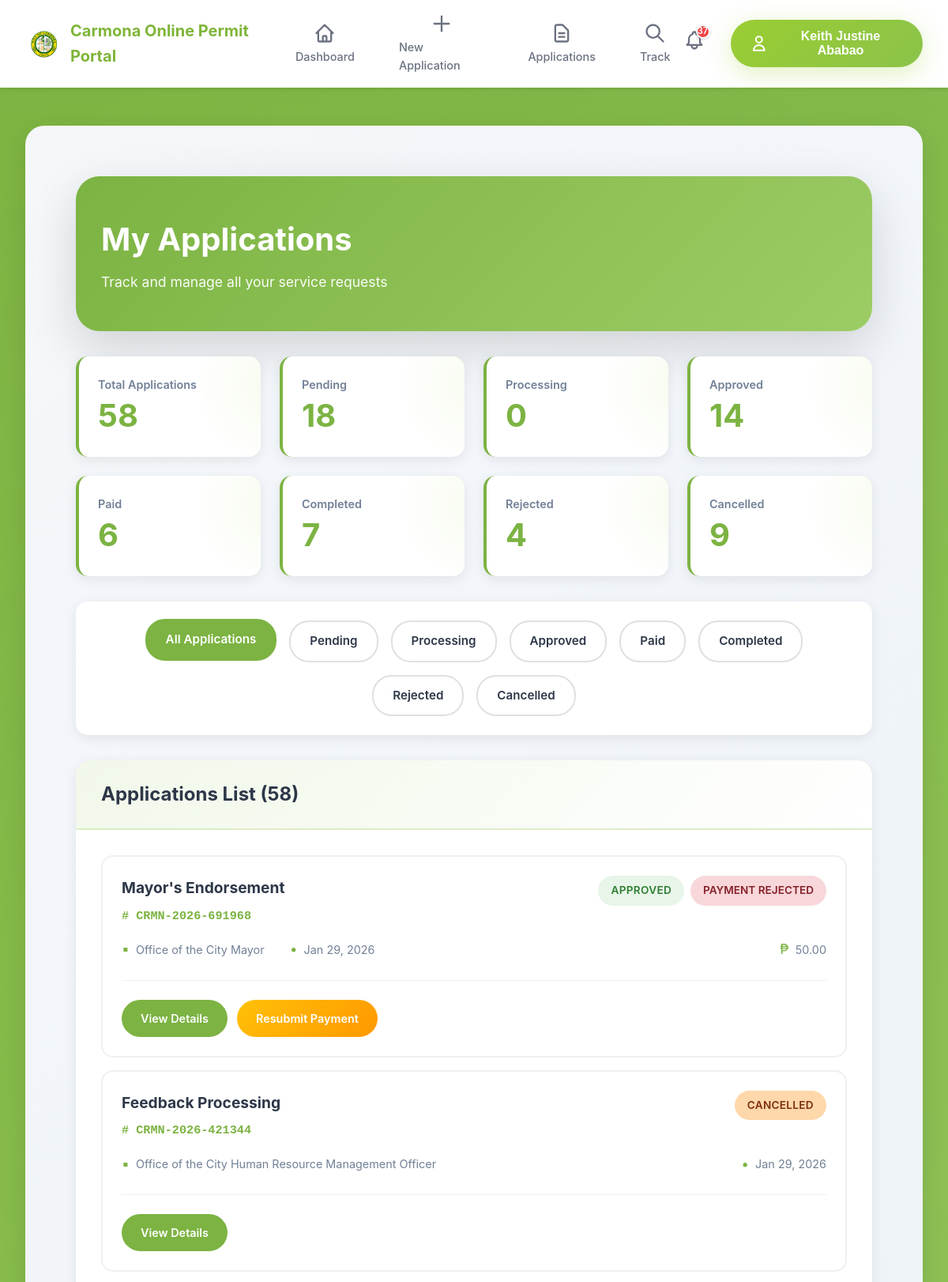
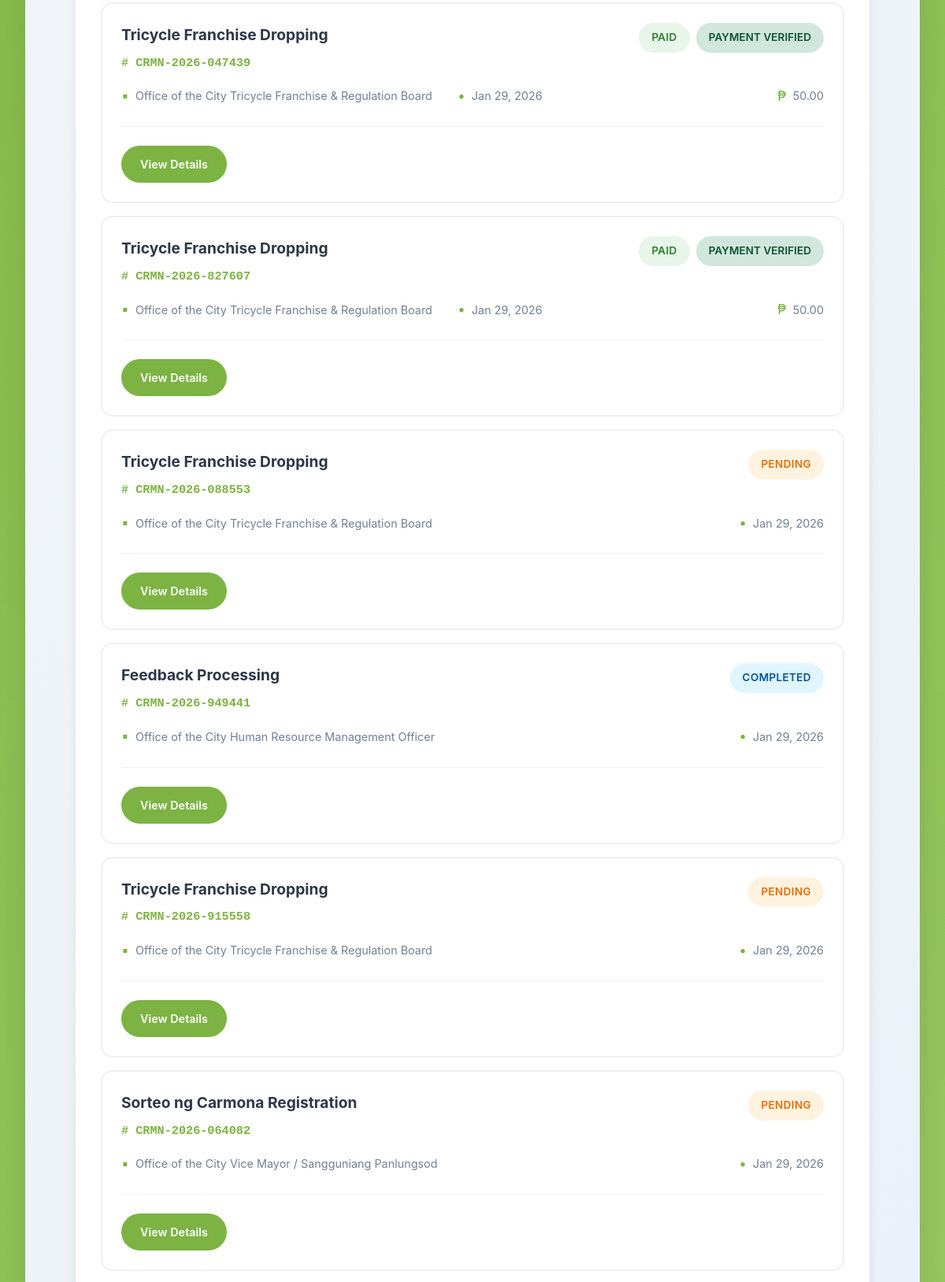
Page /user/applications.php (signed in, upper part) on the committed database (2 pictures, top to bottom).
### tables this page shows
CREATE TABLE `users` (
  `id` int(11) NOT NULL,
  `name` varchar(255) NOT NULL,
  `email` varchar(255) NOT NULL,
  `password` varchar(255) NOT NULL,
  `mobile` varchar(20) NOT NULL,
  `address` text DEFAULT NULL,
  `department_id` int(11) DEFAULT NULL,
  `role` enum('user','admin','department_admin','superadmin') DEFAULT 'user',
  `is_active` tinyint(1) DEFAULT 1,
  `is_verified` tinyint(1) NOT NULL DEFAULT 0 COMMENT 'Email verification status',
  `verification_token` varchar(64) DEFAULT NULL COMMENT 'Email verification token',
  `token_expiry` datetime DEFAULT NULL COMMENT 'Token expiration time',
  `email_verified_at` datetime DEFAULT NULL COMMENT 'When email was verified',
  `created_at` timestamp NOT NULL DEFAULT current_timestamp(),
  `updated_at` timestamp NOT NULL DEFAULT current_timestamp() ON UPDATE current_timestamp()
);

CREATE TABLE `applications` (
  `id` int(11) NOT NULL,
  `user_id` int(11) NOT NULL,
  `department_id` int(11) NOT NULL,
  `service_id` int(11) NOT NULL,
  `service_name` varchar(255) DEFAULT NULL,
  `tracking_number` varchar(50) NOT NULL,
  `purpose` text DEFAULT NULL,
  `location` varchar(255) DEFAULT NULL,
  `compiled_document` varchar(500) DEFAULT NULL,
  `document_file_size` int(11) DEFAULT NULL,
  `admin_remarks` text DEFAULT NULL,
  `remarks` text DEFAULT NULL,
  `status` enum('pending','processing','approved','paid','completed','rejected','cancelled') DEFAULT 'pending',
  `payment_required` tinyint(1) DEFAULT 0,
  `payment_amount` decimal(10,2) DEFAULT 0.00,
  `payment_status` enum('not_required','pending','submitted','verified','rejected') DEFAULT 'not_required',
  `payment_deadline` datetime DEFAULT NULL,
  `payment_method` varchar(50) DEFAULT NULL,
  `payment_reference` varchar(100) DEFAULT NULL,
  `payment_proof` varchar(500) DEFAULT NULL,
  `payment_proof_size` int(11) DEFAULT NULL,
  `payment_notes` text DEFAULT NULL,
  `payment_submitted_at` datetime DEFAULT NULL,
  `payment_verified_by` int(11) DEFAULT NULL,
  `payment_verified_at` datetime DEFAULT NULL,
  `payment_rejection_reason` text DEFAULT NULL,
  `notes` text DEFAULT NULL,
  `total_fee` decimal(10,2) DEFAULT 0.00,
  `fee` decimal(10,2) DEFAULT 0.00,
  `processing_time` varchar(50) DEFAULT NULL,
  `created_at` timestamp NOT NULL DEFAULT current_timestamp(),
  `updated_at` timestamp NOT NULL DEFAULT current_timestamp() ON UPDATE current_timestamp()
);

### user/applications.php (the view, shortened to what the rows shown need)
<?php
require_once '../config.php';
require_once '../includes/functions.php';
$user_id = $_SESSION['user_id'];
$page = isset($_GET['page']) ? (int) $_GET['page'] : 1;
$per_page = 10;
$offset = ($page - 1) * $per_page;
$where = "WHERE a.user_id = ?";
$params = [$user_id];
$count_query = "SELECT COUNT(*) as total FROM applications a $where";
$stmt = $pdo->prepare($count_query);
$stmt->execute($params);
$total_records = $stmt->fetch(PDO::FETCH_ASSOC)['total'];
$query = "SELECT a.*,
         COALESCE(s.service_name, 'Legacy Service') as service_name,
         COALESCE(s.base_fee, 0) as fee,
         COALESCE(d.name, 'General Services') as department_name
         FROM applications a
         LEFT JOIN services s ON a.service_id = s.id
         LEFT JOIN departments d ON a.department_id = d.id
         $where
         ORDER BY a.created_at DESC
         LIMIT ? OFFSET ?";
$params[] = $per_page;
$params[] = $offset;
$stmt = $pdo->prepare($query);
$stmt->execute($params);
$applications = $stmt->fetchAll(PDO::FETCH_ASSOC);
include '../includes/header.php';
?>
<link rel="stylesheet" href="<?php echo BASE_URL; ?>/assets/css/user-responsive.css">
<link rel="stylesheet" href="https://cdnjs.cloudflare.com/ajax/libs/font-awesome/6.4.0/css/all.min.css">
<div class="wrapper">
    <div class="page-wrapper">
        <div class="container">
            <div class="dashboard-banner">
                <h1>My Applications</h1>
            </div>
            <div class="applications-card">
                <div class="applications-header">
                    <h2>Applications List (<?php echo $total_records; ?>)</h2>
                </div>
                <div class="applications-body">
                    <?php if (count($applications) > 0): ?>
                        <?php foreach ($applications as $app): ?>
                            <div class="application-item">
                                <div class="app-header">
                                    <div class="app-title">
                                        <h3><?php echo htmlspecialchars($app['service_name']); ?></h3>
                                        <div class="tracking-number">
                                            # <?php echo htmlspecialchars($app['tracking_number']); ?>
                                        </div>
                                    </div>
                                    <div class="app-status">
                                        <span class="badge badge-<?php echo strtolower($app['status']); ?>">
                                            <?php echo ucfirst($app['status']); ?>
                                        </span>
                                        <?php if ($app['payment_required']): ?>
                                            <?php if ($app['payment_status'] === 'pending'): ?>
                                                <span class="payment-badge payment-required">
                                                    PAYMENT REQUIRED
                                                </span>
                                            <?php elseif ($app['payment_status'] === 'submitted'): ?>
                                                <span class="payment-badge payment-submitted">
                                                    UNDER VERIFICATION
                                                </span>
                                            <?php elseif ($app['payment_status'] === 'verified'): ?>
                                                <span class="payment-badge payment-verified">
                                                    PAYMENT VERIFIED
                                                </span>
                                            <?php elseif ($app['payment_status'] === 'rejected'): ?>
                                                <span class="payment-badge payment-rejected">
                                                    PAYMENT REJECTED
                                                </span>
                                            <?php endif; ?>
                                        <?php endif; ?>
                                    </div>
                                </div>
                                <div class="app-details">
                                    <div class="detail-item">
                                        <span class="detail-icon">▪</span>
                                        <span
                                            class="detail-text"><?php echo htmlspecialchars($app['department_name']); ?></span>
                                    </div>
                                    <div class="detail-item">
                                        <span class="detail-icon">•</span>
                                        <span
                                            class="detail-text"><?php echo date('M d, Y', strtotime($app['created_at'])); ?></span>
                                    </div>
                                    <?php if ($app['payment_required']): ?>
                                        <div class="detail-item">
                                            <span class="detail-icon">₱</span>
                                            <span class="detail-text"><?php echo number_format($app['payment_amount'], 2); ?></span>
                                        </div>
                                    <?php endif; ?>
                                </div>
                                <div class="app-actions">
                                    <a href="view_application.php?id=<?php echo $app['id']; ?>" class="btn-view">
                                        View Details
                                    </a>
                                    <?php if ($app['payment_required'] && ($app['payment_status'] === 'pending' || $app['payment_status'] === 'rejected')): ?>
                                        <a href="submit_payment.php?id=<?php echo $app['id']; ?>" class="btn-pay">
                                            <?php echo $app['payment_status'] === 'rejected' ? 'Resubmit Payment' : 'Pay Now'; ?>
                                        </a>
                                    <?php endif; ?>
                                </div>
                            </div>
                        <?php endforeach; ?>
                    <?php endif; ?>
                </div>
            </div>
        </div>
    </div>
</div>
<?php include '../includes/footer.php'; ?>

### includes/header.php (shortened to what the rows shown need)
<?php
require_once __DIR__ . '/../config.php';
require_once __DIR__ . '/functions.php';
$currentUser = getCurrentUser();
$unreadCount = 0;
if ($currentUser) {
    try {
        $stmt = $pdo->prepare("SELECT COUNT(*) FROM notifications WHERE user_id = ? AND is_read = 0");
        $stmt->execute([$currentUser['id']]);
        $unreadCount = $stmt->fetchColumn();
    } catch (Exception $e) {
        error_log("Error fetching notification count: " . $e->getMessage());
    }
}
?>
<!DOCTYPE html>
<html lang="en">
<head>
    <link rel="stylesheet" href="<?php echo BASE_URL; ?>/assets/css/style.css">
</head>
<body>
    <nav class="navbar" style="display: flex; justify-content: space-between; align-items: center; padding: 1rem 2rem; background: white; box-shadow: 0 2px 4px rgba(0, 0, 0, 0.1); position: sticky; top: 0; z-index: 1000;">
        <div class="nav-right-section" style="display: flex; align-items: center; gap: 1rem;">
            <?php if (isLoggedIn()): ?>
                <div class="notification-bell" onclick="toggleNotifications()">
                    <?php if ($unreadCount > 0): ?>
                        <span class="notification-badge" id="notificationBadge"><?php echo $unreadCount; ?></span>
                    <?php endif; ?>
                </div>
                <div class="nav-dropdown" style="position: relative;">
                    <button class="nav-dropdown-toggle" style="display: flex; align-items: center; gap: 0.75rem; padding: 0.75rem 1.5rem; border-radius: 50px; background: linear-gradient(135deg, #9ACD32, #8BC34A); color: white; border: none; cursor: pointer; box-shadow: 0 8px 32px rgba(154, 205, 50, 0.3); font-weight: 700; font-size: 1rem; transition: all 0.3s ease;">
                        <svg fill="none" stroke="currentColor" viewBox="0 0 24 24" style="width: 24px; height: 24px; stroke: white;">
                            <path stroke-linecap="round" stroke-linejoin="round" stroke-width="2" d="M16 7a4 4 0 11-8 0 4 4 0 018 0zM12 14a7 7 0 00-7 7h14a7 7 0 00-7-7z"/>
                        </svg>
                        <span><?php echo htmlspecialchars($currentUser['name']); ?></span>
                    </button>
                </div>
            <?php endif; ?>
        </div>
    </nav>
    <main class="main-content">

### rows in the picture
users: name "Keith Justine Ababao"
applications: service_name "Mayor's Endorsement", tracking_number "CRMN-2026-691968", status "APPROVED", payment_required "PAYMENT REJECTED", department_name "Office of the City Mayor", created_at "Jan 29, 2026", payment_amount "50.00", payment_status "Resubmit Payment"
applications: service_name "Feedback Processing", tracking_number "CRMN-2026-421344", status "CANCELLED", department_name "Office of the City Human Resource Management Officer", created_at "Jan 29, 2026"
applications: service_name "Tricycle Franchise Dropping", tracking_number "CRMN-2026-047439", status "PAID", payment_required "PAYMENT VERIFIED", department_name "Office of the City Tricycle Franchise & Regulation Board", created_at "Jan 29, 2026", payment_amount "50.00"
applications: service_name "Tricycle Franchise Dropping", tracking_number "CRMN-2026-827607", status "PAID", payment_required "PAYMENT VERIFIED", department_name "Office of the City Tricycle Franchise & Regulation Board", created_at "Jan 29, 2026", payment_amount "50.00"
applications: service_name "Tricycle Franchise Dropping", tracking_number "CRMN-2026-088553", status "PENDING", department_name "Office of the City Tricycle Franchise & Regulation Board", created_at "Jan 29, 2026"
applications: service_name "Feedback Processing", tracking_number "CRMN-2026-949441", status "COMPLETED", department_name "Office of the City Human Resource Management Officer", created_at "Jan 29, 2026"
applications: service_name "Tricycle Franchise Dropping", tracking_number "CRMN-2026-915558", status "PENDING", department_name "Office of the City Tricycle Franchise & Regulation Board", created_at "Jan 29, 2026"
applications: service_name "Sorteo ng Carmona Registration", tracking_number "CRMN-2026-064082", status "PENDING", department_name "Office of the City Vice Mayor / Sangguniang Panlungsod", created_at "Jan 29, 2026"

### other values in the picture
$unreadCount "37"
$stats['total'] "58"
$stats['pending'] "18"
$stats['processing'] "0"
$stats['approved'] "14"
$stats['paid'] "6"
$stats['completed'] "7"
$stats['rejected'] "4"
$stats['cancelled'] "9"
$total_records "58"
